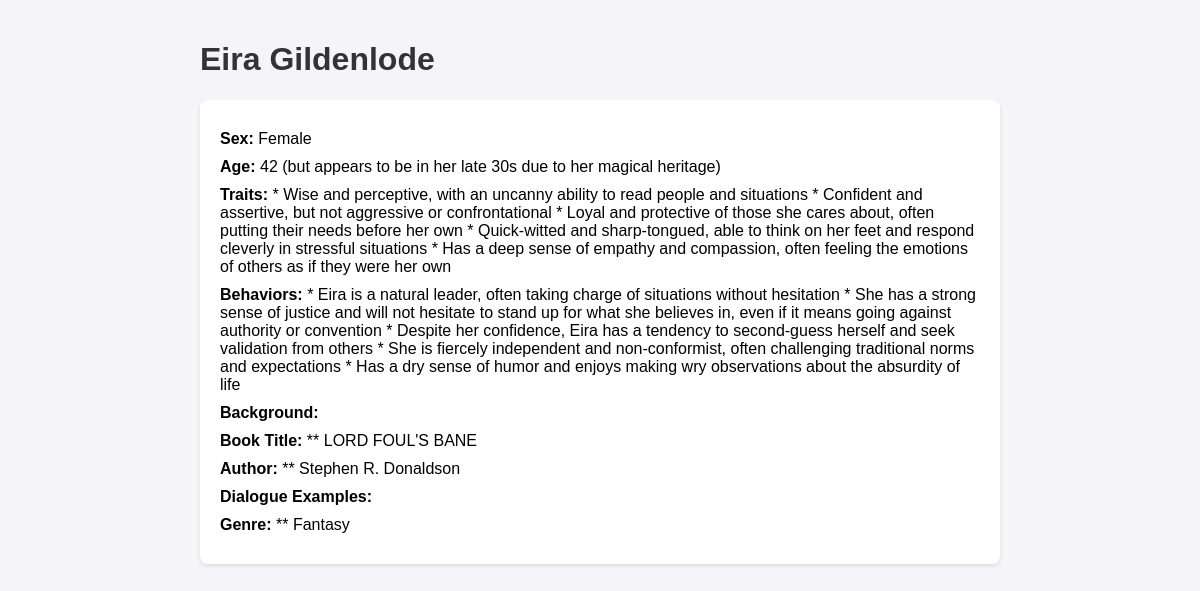
The page /character/4 on the database its author committed.
### app/models/character.py (models this page shows)
class Character(Base):
    __tablename__ = "characters"
    id = Column(Integer, primary_key=True, index=True)
    name = Column(String, index=True)
    sex = Column(String, index=True)
    age = Column(String, index=True)
    traits = Column(String, index=True)
    behaviors = Column(String, index=True)
    background = Column(String, index=True)
    book_title = Column(String, index=True)
    author = Column(String, index=True)
    dialogue_examples = Column(String, index=True)
    genre = Column(String, index=True)

### app/routes/view_characters.py (the view)
@router.get("/character/{character_id}", response_class=HTMLResponse)
async def view_character(request: Request, character_id: int, db: Session = Depends(get_db)):
    character = db.query(Character).filter(Character.id == character_id).first()
    if not character:
        return HTMLResponse(content="Character not found", status_code=404)
    return templates.TemplateResponse("view_character.html", {
        "request": request,
        "character": character
    })

### templates/view_character.html (shortened to what this page needs)
<!DOCTYPE html>
<html lang="en">
<head>
</head>
<body>
    <h1>{{ character.name }}</h1>
    <div class="character-details">
        <p><strong>Sex:</strong> {{ character.sex }}</p>
        <p><strong>Age:</strong> {{ character.age }}</p>
        <p><strong>Traits:</strong> {{ character.traits }}</p>
        <p><strong>Behaviors:</strong> {{ character.behaviors }}</p>
        <p><strong>Background:</strong> {{ character.background }}</p>
        <p><strong>Book Title:</strong> {{ character.book_title }}</p>
        <p><strong>Author:</strong> {{ character.author }}</p>
        <p><strong>Dialogue Examples:</strong> {{ character.dialogue_examples }}</p>
        <p><strong>Genre:</strong> {{ character.genre }}</p>
    </div>
</body>
</html>

### templates/view_character.html (style rules this page uses)
body { font-family: Arial, sans-serif; max-width: 800px; margin: 0 auto; padding: 20px; background-color: #f4f4f9; }
h1, h2 { color: #333; }
.character-details { background: #fff; padding: 20px; border-radius: 8px; box-shadow: 0 2px 4px rgba(0, 0, 0, 0.1); }
.character-details p { margin: 10px 0; }

### rows shown on the page
Character: name "Eira Gildenlode", sex "Female", age "42 (but appears to be in her late 30s due to her magical heritage)", traits "* Wise and perceptive, with an uncanny ability to read people and situations * Confident and assertive, but not aggressive or confrontational * Loyal and protective of those she cares about, often putting their needs before her own * Quick-witted and sharp-tongued, able to think on her feet and respond cleverly in stressful situations * Has a deep sense of empathy and compassion, often feeling the emotions of others as if they were her own", behaviors "* Eira is a natural leader, often taking charge of situations without hesitation * She has a strong sense of justice and will not hesitate to stand up for what she believes in, even if it means going against authority or convention * Despite her confidence, Eira has a tendency to second-guess herself and seek validation from others * She is fiercely independent and non-conformist, often challenging traditional norms and expectations * Has a dry sense of humor and enjoys making wry observations about the absurdity of life", book_title "** LORD FOUL'S BANE", author "** Stephen R. Donaldson", genre "** Fantasy"
